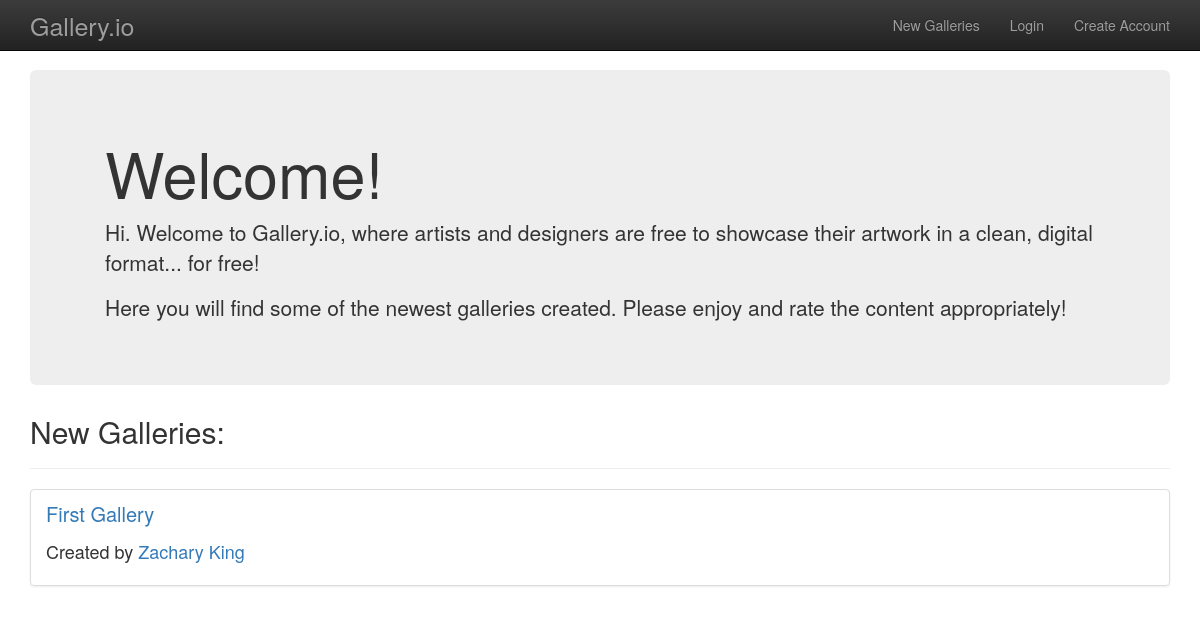
/, run on an earlier commit of the app's database.
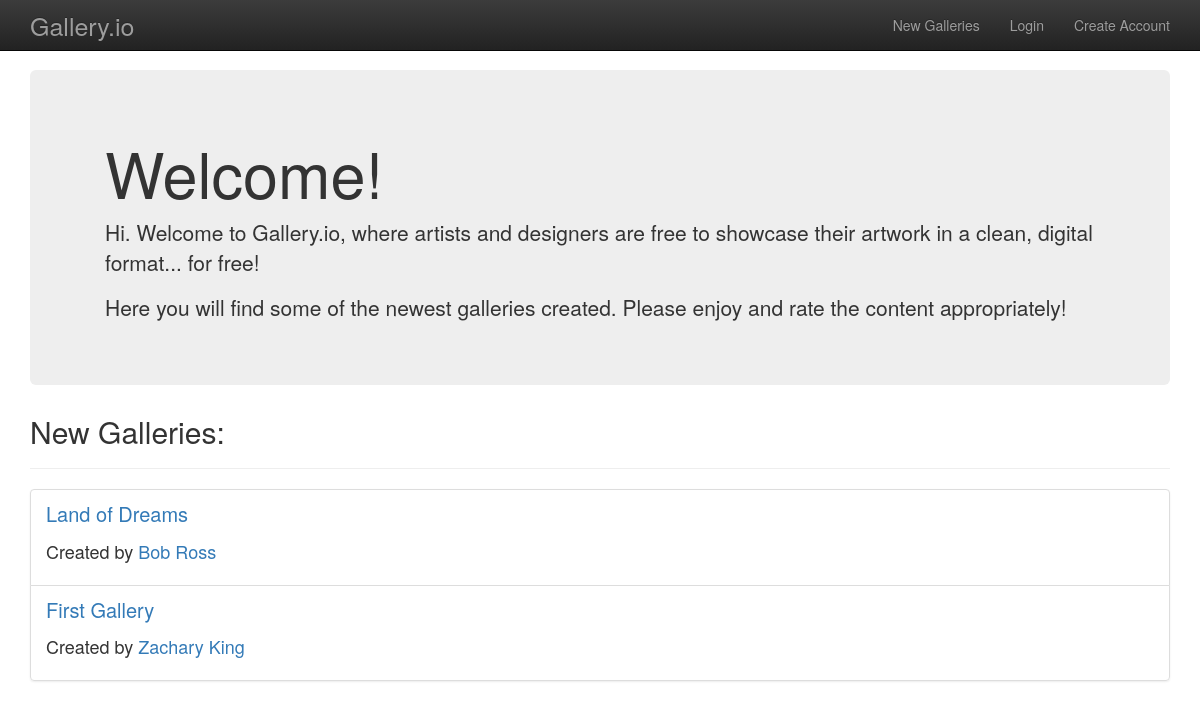
And on a later commit of the database.
### showcase/models.py (models this page shows, shortened)
class Gallery(models.Model):
    name = models.CharField(max_length=200, default='')
    artist = models.CharField(max_length=100, default='')
    pub_date = models.DateField('date published', default=timezone.now)
    description = models.TextField(max_length=1000, default='')
    rank = models.FloatField(default=0.0)
    total_rankers = models.IntegerField(default=0)

### showcase/views.py (the view)
# urls.py: url(r'^$', views.index, name='index'),
def index(request):
    latest_galleries = Gallery.objects.order_by('-pub_date')[:10]
    context = {
        'latest_galleries': latest_galleries,
        'title': 'New Galleries',
    }
    return render(request, 'showcase/index.html', context)

### showcase/templates/showcase/index.html
{% extends "showcase/base.html" %}
{% block content %}
  <div class="jumbotron">
    <div class="container">
      <h1>Welcome!</h1>
      <p>Hi. Welcome to Gallery.io, where artists and designers are
        free to showcase their artwork in a clean, digital format...
        for free!</p>
      <p>Here you will find some of the newest galleries created.
        Please enjoy and rate the content appropriately!</p>
    </div>
  </div>
  <h2>New Galleries:</h2>
  <hr />
  {% if latest_galleries %}
    <ul class="list-group">
      {% for gallery in latest_galleries %}
        <li class="list-group-item">
          <a class="gallery-link" href="{% url 'showcase:gallery' gallery.id %}">{{ gallery.name }}</a>
          <p class="gallery-description">Created by <a herf="#">{{ gallery.artist }}</a></p>
        </li>
      {% endfor %}
    </ul>
  {% else %}
    <div class="alert alert-info" role="alert">
      No galleries available at this time...
    </div>
  {% endif %}
{% endblock content %}

What changed in the data, as far as the page shows it:
added Gallery: name "Land of Dreams", artist "Bob Ross"
